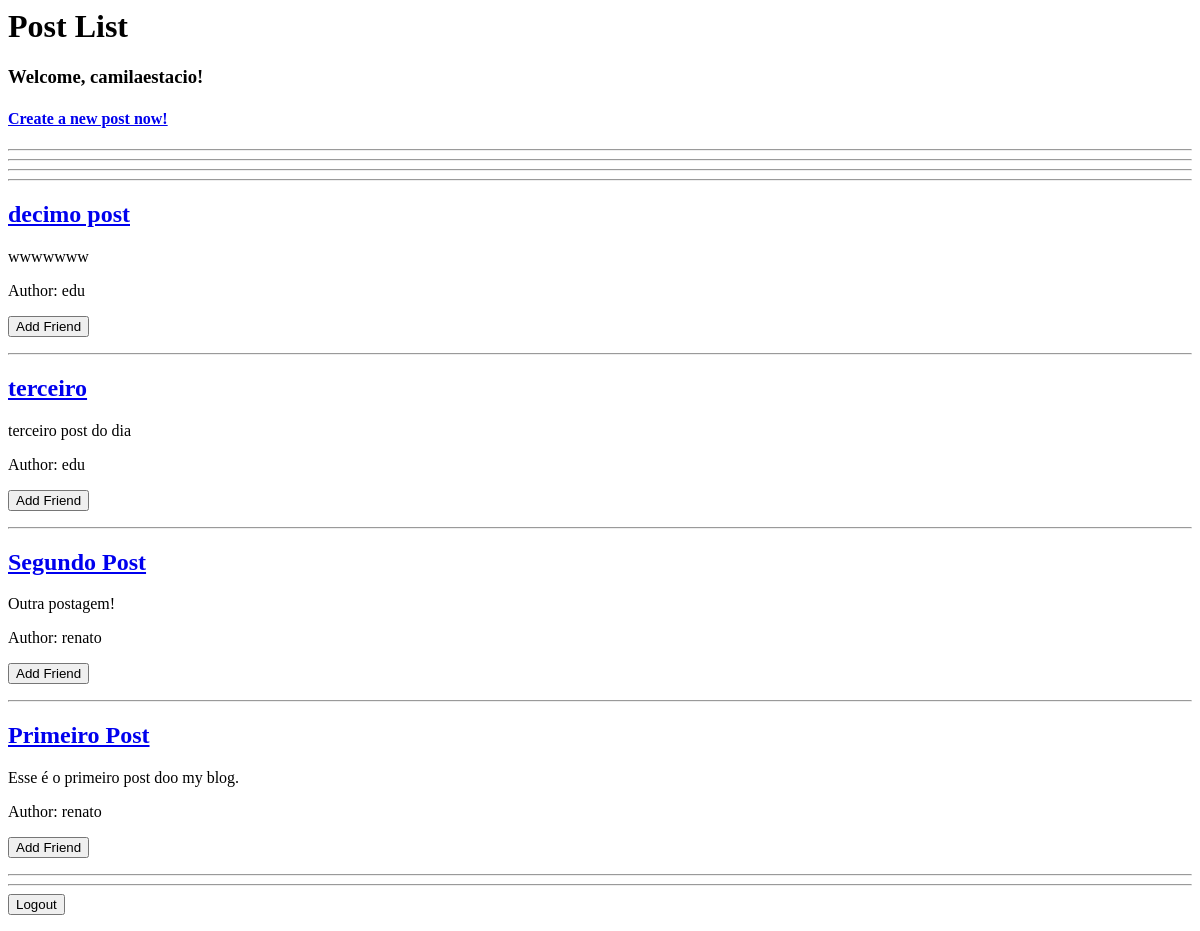
The page / (signed in) on the database as committed earlier.
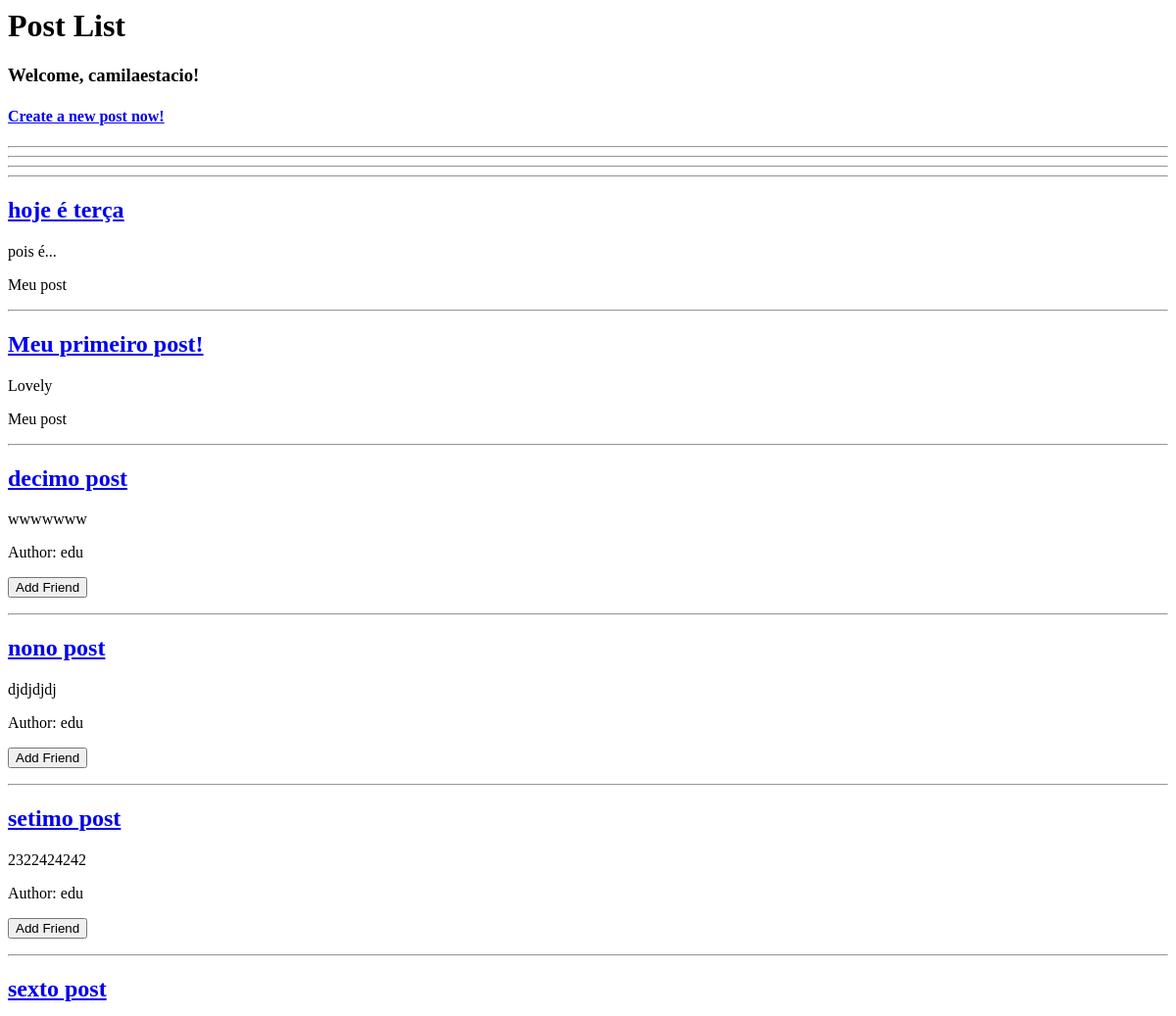
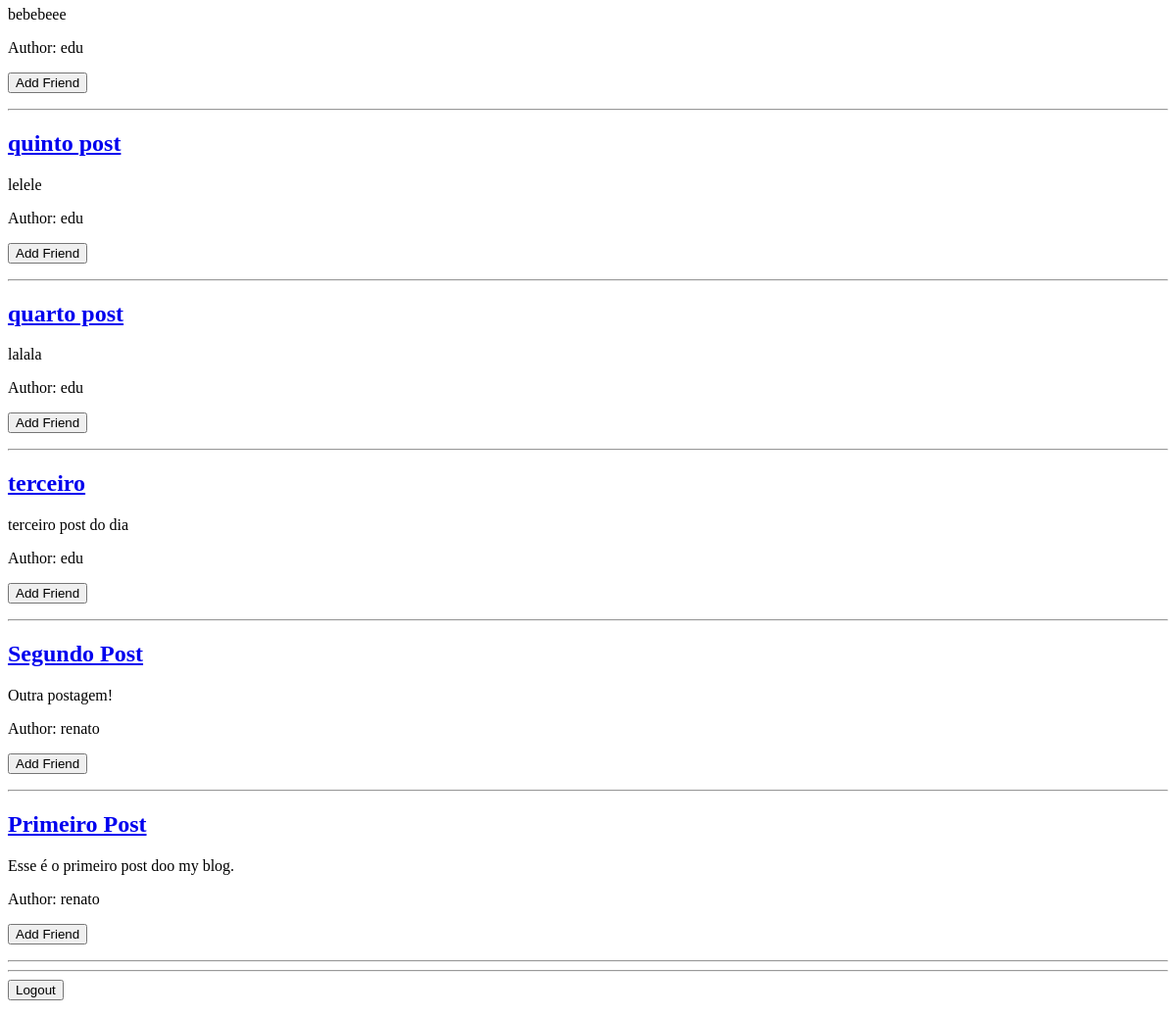
The same page on the database as committed later (2 pictures, top to bottom).
### blog/models.py (models this page shows, shortened)
class Post(models.Model):
    title = models.CharField(max_length=200)
    content = models.TextField()
    author = models.ForeignKey(User, on_delete=models.CASCADE)
    created_at = models.DateTimeField(auto_now_add=True)
    published = models.BooleanField(default=False)
    likes = models.ManyToManyField(User, related_name='liked_posts', blank=True)
    def __str__(self):
        return self.title

### blog/views.py (the view)
# urls.py: path('', views.posts_list, name='posts_list'),
@login_required
def posts_list(request):
    posts = Post.objects.filter(published=True).order_by('-created_at')
    from_user_friendships = Friendship.objects.filter(from_user=request.user)
    to_user_friendships = []
    friends_posts = []
    for from_user_friendship in from_user_friendships:
        to_user_friendships.append(from_user_friendship.to_user)
    to_user_friendships = list(set(to_user_friendships))
    for post in posts:
        if post.author in to_user_friendships:
            friends_posts.append(post)
    remaining_posts = [post for post in posts if post not in friends_posts]
    print(to_user_friendships)
    print(friends_posts)
    print(remaining_posts)
    return render(request, 'posts_list.html', {'friends_posts': friends_posts,
                                               'remaining_posts': remaining_posts})

### blog/templates/posts_list.html (shortened to what this page needs)
<html>
<head>
</head>
<body>
<h1> Post List </h1>
<h3> Welcome, {{ user.username }}! </h3>
<h4> <a href="{% url 'post_create' %}"> Create a new post now! </a> </h4>
<hr>
<hr>
<hr>
<hr>
{% for remaining_post in remaining_posts %}
    <h2> <a href="{% url 'post_detail' remaining_post.pk %}"> {{ remaining_post.title }} </a> </h2>
    <p> {{ remaining_post.content }} </p>
        {% if remaining_post.author.username == user.username %}
            <p>Meu post </p>
        {% else %}
            <p>Author: {{ remaining_post.author.username }}</p>
            <form action="{% url 'add_friend' remaining_post.author.id %}" method="post">
                <button type="submit">Add Friend</button>
            </form>
        {% endif %}
        <hr>
{% endfor %}
<hr>
<form action="{% url 'logout' %}" method="post">
    <button type="submit"> Logout </button>
</form>
</body>
</html>

Rows that differ between the two databases and show on the page:
added Post: title "hoje é terça", content "pois é...", shows "Meu post"
added Post: title "Meu primeiro post!", content "Lovely", shows "Meu post"
now on this page (row edited): Post: title "nono post", content "djdjdjdj", author.username "edu"
now on this page (row edited): Post: title "setimo post", content "2322424242", author.username "edu"
now on this page (row edited): Post: title "sexto post", content "bebebeee", author.username "edu"
now on this page (row edited): Post: title "quinto post", content "lelele", author.username "edu"
now on this page (row edited): Post: title "quarto post", content "lalala", author.username "edu"
